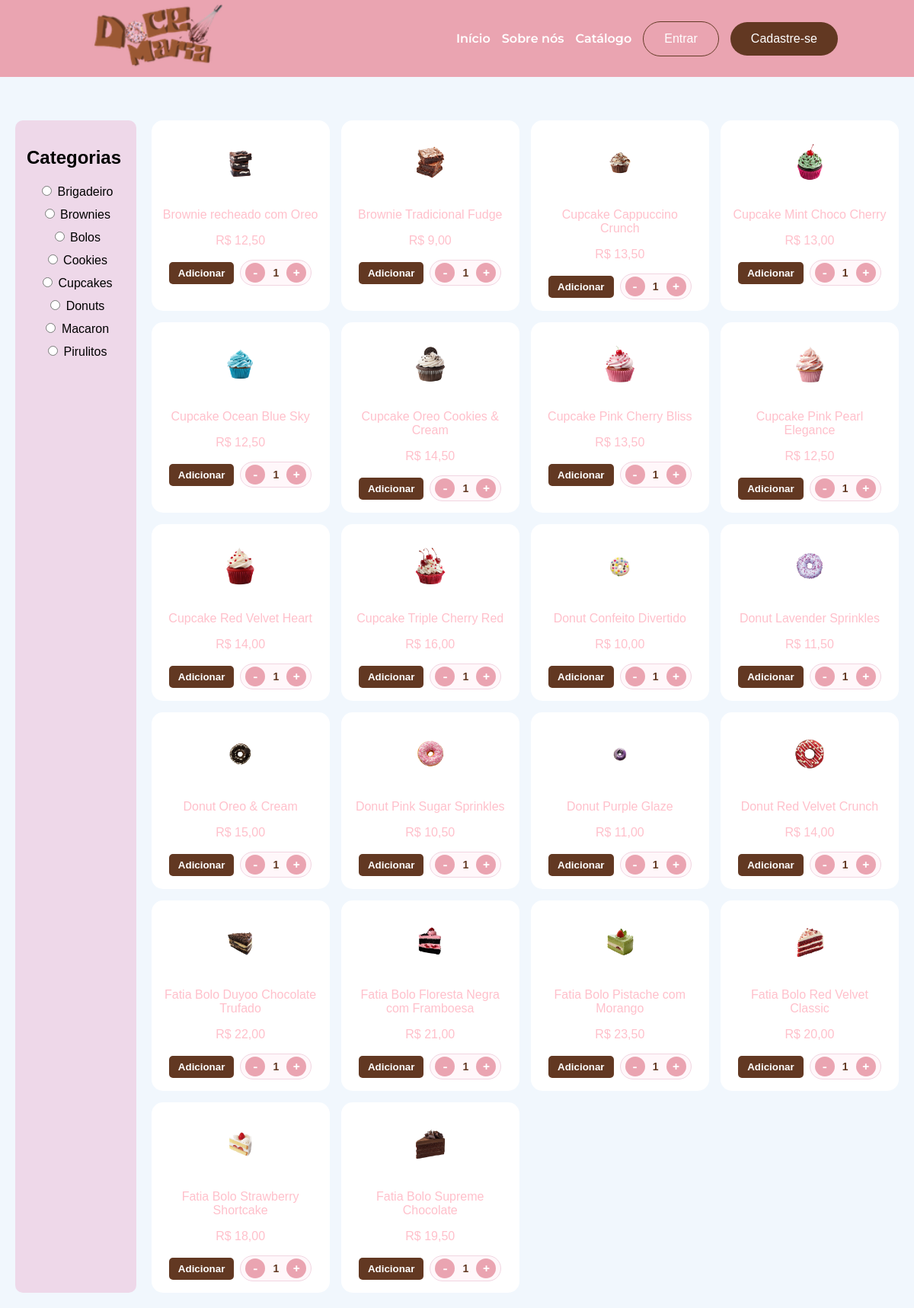
/produtos.php, run on the app's committed database.
### tables this page shows
CREATE TABLE IF NOT EXISTS produtos (
    id_produto INT AUTO_INCREMENT PRIMARY KEY,
    img_produto VARCHAR(255),
    nome_produto VARCHAR(100) NOT NULL,
    descricao TEXT,
    categoria ENUM(
        'Cookies', 'Cupcakes', 'Brownies', 'Doces',
        'Bolos', 'Alfajor', 'Brigadeiro', 'Cannoli',
        'Donuts', 'Eclair', 'Macaron', 'Pirulitos'
    ) NOT NULL,
    peso_tamanho VARCHAR(50),
    preco DECIMAL(10,2) NOT NULL,
    estoque INT NOT NULL DEFAULT 0,
    status_estoque ENUM('Em estoque', 'Estoque baixo', 'Esgotado') DEFAULT 'Em estoque',
    estrelas DECIMAL(2,1) NULL CHECK (estrelas BETWEEN 0 AND 5),
    eh_pacote_buffet BOOLEAN DEFAULT FALSE
);

### php/product_images.php (called while the page is built, shortened)
<?php
function product_image_url(?string $storedImage): ?string
{
    $filename = basename(str_replace('\\', '/', trim((string) $storedImage)));
    $candidateNames = [$filename];
    $stem = $filename;
    while (preg_match('/\.(png|jpe?g|webp)$/i', $stem) === 1) {
        $stem = preg_replace('/\.(png|jpe?g|webp)$/i', '', $stem);
        foreach (['png', 'jpg', 'jpeg', 'webp'] as $extension) {
            $candidateNames[] = $stem . '.' . $extension;
        }
    }
    foreach (array_unique($candidateNames) as $candidate) {
        foreach (['uploads', 'imagens'] as $directory) {
            $path = __DIR__ . DIRECTORY_SEPARATOR . '..' . DIRECTORY_SEPARATOR . $directory . DIRECTORY_SEPARATOR . $candidate;
            if (is_file($path)) {
                return './' . $directory . '/' . rawurlencode($candidate);
            }
        }
    }
    return null;
}

### produtos.php (the view, shortened to what this page needs)
<?php
require_once __DIR__ . '/php/product_images.php';
$host = 'localhost';
$usuario = 'root';
$senha = '';
$banco = 'db_docemaria';
$conn = new mysqli($host, $usuario, $senha, $banco);
$categoria_selecionada = $_GET['categoria'] ?? '';
if (!empty($categoria_selecionada)) {
    $categoria_safe = $conn->real_escape_string($categoria_selecionada);
    $sql = "SELECT * FROM produtos WHERE categoria = '$categoria_safe' GROUP BY id_produto ORDER BY nome_produto";
} else {
    $sql = "SELECT * FROM produtos GROUP BY id_produto ORDER BY nome_produto";
}
$resultado = $conn->query($sql);
?>
<!DOCTYPE html>
<html lang="pt-br">
<head>
    <link rel="stylesheet" href="produtos.css?v=3">
</head>
<body>
    <?php require_once './partials/header.php'; ?>
    <main>
        <h1>Ver todos</h1>
        <div class="layout-conteudo">
            <aside class="sidebar-categorias">
                <h2>Categorias</h2>
                <form method="GET" action="" id="form-filtro">
                    <ul>
                        <?php
                        $categorias = ['Brigadeiro', 'Brownies', 'Bolos', 'Cookies','Cupcakes', 'Donuts', 'Macaron', 'Pirulitos'];
                        foreach ($categorias as $cat):
                            $checked = ($categoria_selecionada === $cat) ? 'checked' : '';
                        ?>
                            <li>
                                <label>
                                    <input type="radio" name="categoria" value="<?php echo $cat; ?>" <?php echo $checked; ?> onchange="this.form.submit()">
                                    <?php echo $cat; ?>
                                </label>
                            </li>
                        <?php endforeach; ?>
                    </ul>
                </form>
            </aside>
            <section class="grid-produtos">
                <?php
                if ($resultado && $resultado->num_rows > 0) {
                    while ($produto = $resultado->fetch_assoc()) {
                        $nome   = $produto['nome_produto'] ?? $produto['nome'] ?? 'Produto';
                        $preco  = $produto['preco'] ?? 0;
                        $imagem = product_image_url($produto['img_produto'] ?? $produto['imagem'] ?? null);
                        if ($imagem === null) {
                            continue;
                        }
                ?>
                        <div class="card-produtos">
                            <img src="<?php echo htmlspecialchars($imagem, ENT_QUOTES, 'UTF-8'); ?>" alt="<?php echo htmlspecialchars($nome, ENT_QUOTES, 'UTF-8'); ?>" class="img-produto">
                            <p class="titulo-produto"><?php echo htmlspecialchars($nome); ?></p>
                            <p class="preco-produto">R$ <?php echo number_format((float)$preco, 2, ',', '.'); ?></p>
                            <div class="acoes-card">
                                <form class="adicionar-carrinho-form" method="POST" action="adicionar_carrinho.php">
                                    <button type="submit" class="btn-adicionar-carrinho">Adicionar</button>
                                    <div class="contador-qtd">
                                        <button type="button" class="btn-menos" onclick="alterarQtd(this, -1)">-</button>
                                        <span class="qtd-valor">1</span>
                                        <button type="button" class="btn-mais" onclick="alterarQtd(this, 1)">+</button>
                                    </div>
                                </form>
                            </div>
                        </div>
                <?php
                    }
                } else {
                    echo "<p>Nenhum produto encontrado.</p>";
                }
                ?>
            </section>
        </div>
    </main>
</body>
</html>

### partials/header.php (shortened to what this page needs)
<head>
    <?php
    $scriptDirectory = str_replace('\\', '/', dirname((string) ($_SERVER['SCRIPT_NAME'] ?? '/')));
    $siteBaseUrl = rtrim($scriptDirectory, '/.');
    $siteBaseUrl = $siteBaseUrl === '' ? '' : $siteBaseUrl;
    $siteHomeUrl = $siteBaseUrl . '/index.php';
    $siteAboutUrl = $siteBaseUrl . '/sobre.php';
    $siteCatalogUrl = $siteBaseUrl . '/produtos.php';
    $isAdmin = ($_SESSION['tipo_usuario'] ?? '') === 'admin';
    $accountUrl = $siteBaseUrl . ($isAdmin ? '/admin/dashboard.php' : '/user/minha_conta.php');
    $logoutUrl = $siteBaseUrl . '/logout.php';
    ?>
    <link rel="stylesheet" href="<?= htmlspecialchars($siteBaseUrl, ENT_QUOTES, 'UTF-8') ?>/css/bia.css?v=6">
</head>
<header class="<?= isset($_SESSION['autenticado']) ? 'account-header' : '' ?>">
    <nav>
        <ul class="menu-superior">
            <li>
                <a href="<?= htmlspecialchars($siteHomeUrl, ENT_QUOTES, 'UTF-8') ?>"><img src="<?= htmlspecialchars($siteBaseUrl, ENT_QUOTES, 'UTF-8') ?>/imagens/Doce_Maria.png" alt="Doce Maria Logo" class="header-logo"></a>
            </li>
            <li><a href="<?= htmlspecialchars($siteHomeUrl, ENT_QUOTES, 'UTF-8') ?>">Início</a></li>
            <li><a href="<?= htmlspecialchars($siteAboutUrl, ENT_QUOTES, 'UTF-8') ?>">Sobre nós</a></li>
            <li><a href="<?= htmlspecialchars($siteCatalogUrl, ENT_QUOTES, 'UTF-8') ?>">Catálogo</a></li>
            <?php if (isset($_SESSION['autenticado'])): ?>
                <li>
                    <?php if ($isAdmin): ?>
                        <a href="<?= htmlspecialchars($accountUrl, ENT_QUOTES, 'UTF-8') ?>" aria-label="Abrir dashboard administrativo">Dashboard</a>
                    <?php else: ?>
                        <a href="<?= htmlspecialchars($accountUrl, ENT_QUOTES, 'UTF-8') ?>">Minha conta</a>
                    <?php endif; ?>
                </li>
                <li>
                    <a class="btn-sair" href="<?= htmlspecialchars($logoutUrl, ENT_QUOTES, 'UTF-8') ?>" aria-label="Sair da conta">Sair</a>
                </li>
            <?php else: ?>
                <li>
                    <a class="btnentrar" href="<?= htmlspecialchars($siteBaseUrl, ENT_QUOTES, 'UTF-8') ?>/login.php">Entrar</a>
                </li>
                <li>
                    <a class="btncad" href="<?= htmlspecialchars($siteBaseUrl, ENT_QUOTES, 'UTF-8') ?>/cadastro.php">Cadastre-se</a>
                </li>
            <?php endif; ?>
        </ul>
    </nav>
</header>

### produtos.css (style rules this page uses)
body { background-color: #fdeef9; font-family: sans-serif; }
.layout-conteudo { display: flex; gap: 20px; padding: 20px; margin-top: 80px; }
.sidebar-categorias { background: #eed8e9; padding: 15px; border-radius: 10px; width: 180px; }
.sidebar-categorias ul { list-style: none; display: flex; flex-direction: column; gap: 10px; padding: 0; }
.grid-produtos { display: grid; grid-template-columns: repeat(4, 1fr); gap: 15px; flex-grow: 1; }
.card-produtos { background: #ffffff; padding: 15px; border-radius: 15px; text-align: center; }
.img-produto { width: 80px; height: 80px; object-fit: cover; }
.acoes-card { display: flex; justify-content: center; align-items: center; flex-wrap: wrap; gap: 8px; margin-top: 10px; }
.adicionar-carrinho-form { display: flex; flex-wrap: wrap; justify-content: center; align-items: center; gap: 8px; }
.contador-qtd { display: inline-flex; align-items: center; gap: 7px; padding: 3px 6px; background: #fff7fa; border: 1px solid #f1d5e1; border-radius: 20px; }
.contador-qtd .btn-menos, .contador-qtd .btn-mais { display: inline-flex; align-items: center; justify-content: center; width: 26px; height: 26px; padding: 0; border: 0; border-radius: 50%; background: #eaa4b1; color: #ffffff; font: 600 17px/1 'Montserrat', sans-serif; cursor: pointer; transition: background-color 0.2s ease, transform 0.2s ease; }
.contador-qtd .qtd-valor { min-width: 14px; color: #623822; font-size: 14px; font-weight: 600; }
.btn-adicionar-carrinho { padding: 7px 12px; border: 0; border-radius: 5px; background: #623822; color: #fff; font-weight: 600; cursor: pointer; }
p { color:pink }

### css/bia.css (style rules this page uses)
body { background-color: #f1f7fd; margin: 0; padding: 0; min-height: 99vh; display: flex; flex-direction: column; }
ul { display: flex; align-items: center; list-style: none; padding: 10px 0px; margin: 0; gap: 15px; top: 0; left: 0; width: 100%; z-index: 1000; }
main { flex: 1; }
.menu-superior { display: flex; align-items: center; background: #eaa4b1; list-style: none; padding: 0px 0px; margin: 0; padding: 0px 100px; box-sizing: border-box; gap: 15px; position: fixed; top: 0; left: 0; width: 100%; z-index: 1000; }
.menu-superior a, .menu-superior button { position: relative; z-index: 1; pointer-events: auto; }
.menu-superior > li > a:not(.btnentrar):not(.btncad):not(.btn-sair) { color: #ffffff; font-family: 'Montserrat', sans-serif; font-size: 16px; font-weight: 600; text-decoration: none; transition: color 0.3s ease; }
.menu-superior li:first-of-type { margin-right: auto; margin-left: 0; }
.btnentrar { display: block; color: #ffffff; padding: 13px 27px; text-decoration: none; text-align: center; border-style: solid; border-width: 0.5px; border-radius: 36px; border-color: #623a25; font-family: "Sora", sans-serif; font-style: normal; }
.btncad { display: block; color: #ffffff; padding: 13px 27px; text-decoration: none; background-color: #623822; border-radius: 36px; text-align: center; font-family: "Sora", sans-serif; }
.header-logo { width: 212px; }

### data on the page
produtos: img_produto (picture), nome_produto "Brownie recheado com Oreo", preco "12,50"
produtos: img_produto (picture), nome_produto "Brownie Tradicional Fudge", preco "9,00"
produtos: img_produto (picture), nome_produto "Cupcake Cappuccino Crunch", preco "13,50"
produtos: img_produto (picture), nome_produto "Cupcake Mint Choco Cherry", preco "13,00"
produtos: img_produto (picture), nome_produto "Cupcake Ocean Blue Sky", preco "12,50"
produtos: img_produto (picture), nome_produto "Cupcake Oreo Cookies & Cream", preco "14,50"
produtos: img_produto (picture), nome_produto "Cupcake Pink Cherry Bliss", preco "13,50"
produtos: img_produto (picture), nome_produto "Cupcake Pink Pearl Elegance", preco "12,50"
produtos: img_produto (picture), nome_produto "Cupcake Red Velvet Heart", preco "14,00"
produtos: img_produto (picture), nome_produto "Cupcake Triple Cherry Red", preco "16,00"
produtos: img_produto (picture), nome_produto "Donut Confeito Divertido", preco "10,00"
produtos: img_produto (picture), nome_produto "Donut Lavender Sprinkles", preco "11,50"
produtos: img_produto (picture), nome_produto "Donut Oreo & Cream", preco "15,00"
produtos: img_produto (picture), nome_produto "Donut Pink Sugar Sprinkles", preco "10,50"
produtos: img_produto (picture), nome_produto "Donut Purple Glaze", preco "11,00"
produtos: img_produto (picture), nome_produto "Donut Red Velvet Crunch", preco "14,00"
produtos: img_produto (picture), nome_produto "Fatia Bolo Duyoo Chocolate Trufado", preco "22,00"
produtos: img_produto (picture), nome_produto "Fatia Bolo Floresta Negra com Framboesa", preco "21,00"
produtos: img_produto (picture), nome_produto "Fatia Bolo Pistache com Morango", preco "23,50"
produtos: img_produto (picture), nome_produto "Fatia Bolo Red Velvet Classic", preco "20,00"
produtos: img_produto (picture), nome_produto "Fatia Bolo Strawberry Shortcake", preco "18,00"
produtos: img_produto (picture), nome_produto "Fatia Bolo Supreme Chocolate", preco "19,50"

### other printed values
$cat "Brigadeiro"
$cat "Brownies"
$cat "Bolos"
$cat "Cookies"
$cat "Cupcakes"
$cat "Donuts"
$cat "Macaron"
$cat "Pirulitos"
